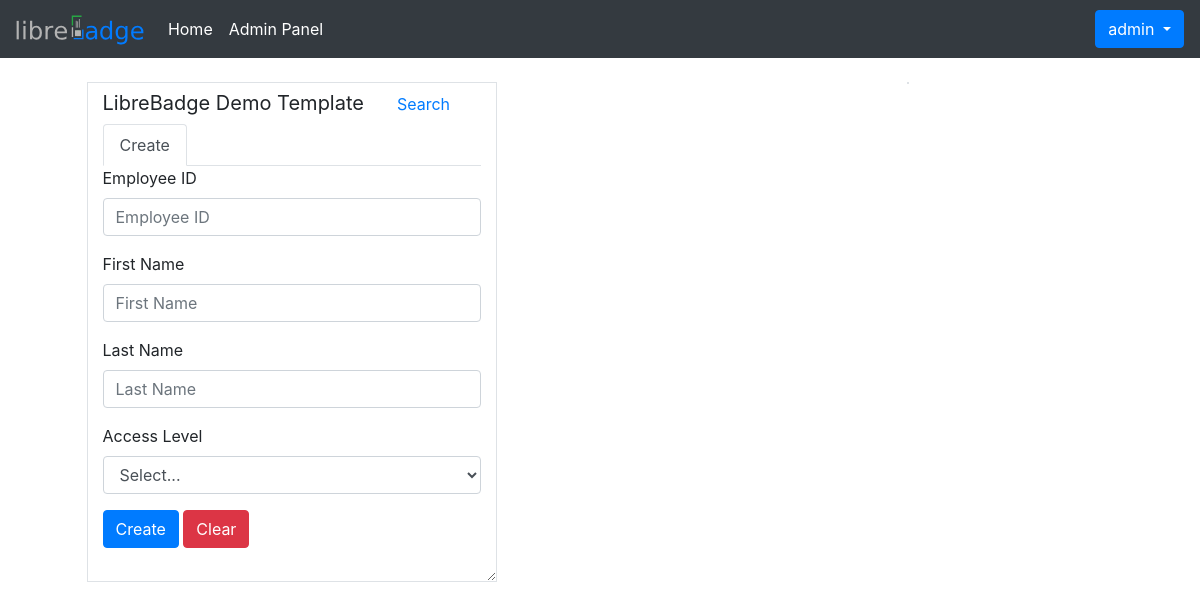
/production/create/LibreBadge-Demo-Template/ (signed in), run on the app's committed database.
### LibreBadge/models.py (models this page shows, shortened)
class BadgeTemplate(models.Model):
    def upload_file_name(self, filename): #sets upload location
        return f'badgeTemplates/{self.name}/template/{filename}'
    name = models.CharField(max_length=50,unique=True)
    slug = models.SlugField(unique=True)
    template = models.FileField(upload_to=upload_file_name,unique=True)
    configFile = models.FileField(upload_to=upload_file_name,unique=True)

### LibreBadge/views/views.py (the view)
# urls.py: url(r'^production/create/(?P<slug>[-\w]+)/$', views.productionCreate, name="productionCreate"),
@login_required
def productionCreate(request, slug):
    try:
        BadgeTemplateInstance = BadgeTemplate.objects.get(slug=slug)
        BadgeTemplateConfigFile = json.loads(BadgeTemplateInstance.configFile.read())
    except:
       BadgeTemplateConfigFile = None
    if request.method == 'POST':
        columns = list()
        values = list()
        for BadgeTemplateFormConfig in BadgeTemplateConfigFile['FormFields']:
            postData = request.POST.get(BadgeTemplateFormConfig['id'])
            columns.append(BadgeTemplateFormConfig['DatabaseColumn'])
            values.append(postData)
        formCreate('cardholders', columns, 'cardholders', values)
        return render(request, 'LibreBadge/productionCreate.html',
        context = {"BadgeTemplate":BadgeTemplate.objects.all,"AlertMessage":AlertMessage.objects.all,"slug":slug,"BadgeTemplateConfigFile":BadgeTemplateConfigFile,"createTab":"Active"})
    else:
        return render(request, 'LibreBadge/productionCreate.html',
        context = {"BadgeTemplate":BadgeTemplate.objects.all,"AlertMessage":AlertMessage.objects.all,"slug":slug,"BadgeTemplateConfigFile":BadgeTemplateConfigFile, "createTab":"Active"})

### LibreBadge/templates/LibreBadge/productionCreate.html
{% extends "LibreBadge/production.html" %}
{% block createTabActive %}active{% endblock %}
{% block formButtons%}
  <button type="submit" class="btn btn-primary">Create</button>
{% endblock %}

### LibreBadge/templates/LibreBadge/production.html (shortened to what this page needs)
{% extends "LibreBadge/page.html" %}
{% load include_anything %}
{% block content %}
{% for BadgeTemplate in BadgeTemplate %} {% comment "BadgeTemplate Iterator" %} Iterates through badgetemplates{% endcomment %}
{% ifequal BadgeTemplate.slug slug %}   {% comment "BadgeTemplate selector" %} Selects the badge template that matches the slug passed from the view{% endcomment %}
<br>
<div class="row justify-content-center">
    <div class="col-4 border" style="height: 500px;resize: vertical;overflow: auto;">
        <ul class="nav nav-tabs">
            <a class="navbar-brand">{{BadgeTemplate.name}}</a>
            <li class="nav-item">
              <a class="nav-link {% block searchTabActive %}{% endblock %}" href="{% url 'LibreBadge:productionSearch' slug=BadgeTemplate.slug %}">Search</a>
            </li>
            <li class="nav-item">
                <a class="nav-link {% block createTabActive %}{% endblock %}" href="{% url 'LibreBadge:productionCreate' slug=BadgeTemplate.slug %}">Create</a>
            </li>
          </ul>
        <form method="POST" name="badgeForm">
            {% include "LibreBadge/components/searchFormGenerator.html" %}
            {% block formButtons%}
            {% endblock %}
            <button type="button" class="btn btn-danger" onclick="window.location.href = window.location.href;">Clear</button>
          </form>
    </div>
    <div class="col-4">
    </div>
    <div id="badgeTemplateWrapper" class="border" style="width: fit-content;height:fit-content;">
    </div>
    <div class="col-2"></div>
</div>
<br>
{% else %}
Template not found
{% endifequal %}
{% endfor %}
{% endblock %}

### LibreBadge/templates/LibreBadge/components/navbar.html (shortened to what this page needs)
<nav class="navbar navbar-expand-lg navbar-dark bg-dark">
    {% load static %}
    <a class="navbar-brand" href="{% url 'LibreBadge:index' %}"><img src="{% static 'LibreBadge/librebadge-text.svg' %}" height="30"></a>
    <div class="collapse navbar-collapse" id="navbarSupportedContent">
      <ul class="navbar-nav mr-auto">
        <li class="nav-item active">
          <a class="nav-link" href="{% url 'LibreBadge:index' %}">Home <span class="sr-only">(current)</span></a>
        </li>
        <li class="nav-item active">
          <a class="nav-link" href="{% url 'admin:index' %}">Admin Panel <span class="sr-only">(current)</span></a>
        </li>
      </ul>
      <div class="my-2 my-lg-0">
        <div class="dropdown">
          <button class="btn btn-primary dropdown-toggle" type="button" id="dropdownMenuButton" data-toggle="dropdown" aria-haspopup="true" aria-expanded="false">
            {{ user.username }}
          </button>
        </div>
      </div>
    </div>
  </nav>

### LibreBadge/templates/LibreBadge/components/searchFormGenerator.html (shortened to what this page needs)
{% for BadgeTemplateFormConfig in BadgeTemplateConfigFile.FormFields%}
 {% if BadgeTemplateFormConfig.FormElement == "primaryKey" %}
   <div class="form-group">
     <label for="{{ BadgeTemplateFormConfig.id}}">{{ BadgeTemplateFormConfig.DisplayName}}</label>
     <input type="text" class="form-control" id="{{ BadgeTemplateFormConfig.id}}" name="{{ BadgeTemplateFormConfig.id }}" placeholder="{{ BadgeTemplateFormConfig.DisplayName}}">
   </div>
 {% endif %}
 {% if BadgeTemplateFormConfig.FormElement == "text" %}
   <div class="form-group">
     <label for="{{ BadgeTemplateFormConfig.id}}">{{ BadgeTemplateFormConfig.DisplayName}}</label>
     <input type="text" class="form-control" id="{{ BadgeTemplateFormConfig.id}}" name="{{ BadgeTemplateFormConfig.id }}" placeholder="{{ BadgeTemplateFormConfig.DisplayName}}">
   </div>
 {% endif %}
 {% if BadgeTemplateFormConfig.FormElement == "dropdown" %}
   <div class="form-group">
     <label for="{{ BadgeTemplateFormConfig.id}}">{{ BadgeTemplateFormConfig.DisplayName}}</label>
     <select class="form-control" id="{{ BadgeTemplateFormConfig.id}}" name="{{ BadgeTemplateFormConfig.id }}">
       <option value="" selected>Select...</option>
     </select>
   </div>
 {% endif %}
{% endfor %}

### data on the page
BadgeTemplate: name "LibreBadge Demo Template", DisplayName "Employee ID", DisplayName "Employee ID", DisplayName "First Name" "Last Name", DisplayName "First Name" "Last Name", DisplayName "Access Level"

### other printed values
{{ user.username }} "admin"
